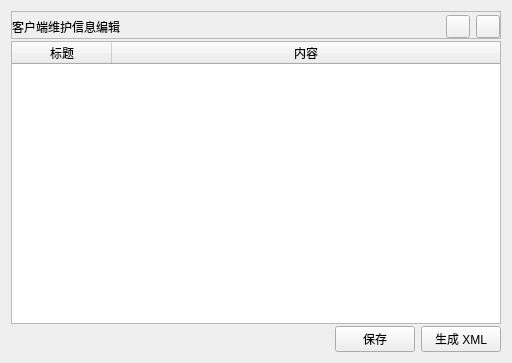
<?xml version="1.0" encoding="UTF-8"?>
<ui version="4.0">
 <class>CHelpInfo</class>
 <widget class="QWidget" name="CHelpInfo">
  <property name="geometry">
   <rect>
    <x>0</x>
    <y>0</y>
    <width>512</width>
    <height>363</height>
   </rect>
  </property>
  <property name="windowTitle">
   <string>CHelpInfo</string>
  </property>
  <layout class="QGridLayout" name="gridLayout">
   <property name="verticalSpacing">
    <number>2</number>
   </property>
   <item row="0" column="0">
    <widget class="QFrame" name="frame">
     <property name="frameShape">
      <enum>QFrame::StyledPanel</enum>
     </property>
     <property name="frameShadow">
      <enum>QFrame::Raised</enum>
     </property>
     <layout class="QGridLayout" name="gridLayout_2">
      <property name="leftMargin">
       <number>0</number>
      </property>
      <property name="topMargin">
       <number>3</number>
      </property>
      <property name="rightMargin">
       <number>0</number>
      </property>
      <property name="bottomMargin">
       <number>0</number>
      </property>
      <item row="0" column="0">
       <widget class="QLabel" name="label">
        <property name="text">
         <string>客户端维护信息编辑</string>
        </property>
       </widget>
      </item>
      <item row="0" column="2">
       <widget class="QToolButton" name="tbtn_add">
        <property name="toolTip">
         <string>添加软件</string>
        </property>
        <property name="text">
         <string/>
        </property>
        <property name="icon">
         <iconset resource="CSMonitorServer.qrc">
          <normaloff>:/Resources/plus.png</normaloff>:/Resources/plus.png</iconset>
        </property>
       </widget>
      </item>
      <item row="0" column="1">
       <spacer name="horizontalSpacer">
        <property name="orientation">
         <enum>Qt::Horizontal</enum>
        </property>
        <property name="sizeHint" stdset="0">
         <size>
          <width>317</width>
          <height>20</height>
         </size>
        </property>
       </spacer>
      </item>
      <item row="0" column="3">
       <widget class="QToolButton" name="tbtn_delete">
        <property name="toolTip">
         <string>删除</string>
        </property>
        <property name="text">
         <string/>
        </property>
        <property name="icon">
         <iconset resource="CSMonitorServer.qrc">
          <normaloff>:/Resources/minus.png</normaloff>:/Resources/minus.png</iconset>
        </property>
       </widget>
      </item>
     </layout>
    </widget>
   </item>
   <item row="1" column="0">
    <widget class="QTableWidget" name="tableWidget">
     <property name="font">
      <font>
       <pointsize>9</pointsize>
      </font>
     </property>
     <property name="editTriggers">
      <set>QAbstractItemView::DoubleClicked|QAbstractItemView::EditKeyPressed</set>
     </property>
     <property name="alternatingRowColors">
      <bool>true</bool>
     </property>
     <property name="selectionMode">
      <enum>QAbstractItemView::SingleSelection</enum>
     </property>
     <property name="selectionBehavior">
      <enum>QAbstractItemView::SelectItems</enum>
     </property>
     <property name="textElideMode">
      <enum>Qt::ElideRight</enum>
     </property>
     <attribute name="horizontalHeaderStretchLastSection">
      <bool>true</bool>
     </attribute>
     <attribute name="verticalHeaderVisible">
      <bool>false</bool>
     </attribute>
     <column>
      <property name="text">
       <string>标题</string>
      </property>
     </column>
     <column>
      <property name="text">
       <string>内容</string>
      </property>
     </column>
    </widget>
   </item>
   <item row="2" column="0">
    <layout class="QHBoxLayout" name="horizontalLayout">
     <property name="spacing">
      <number>6</number>
     </property>
     <item>
      <spacer name="horizontalSpacer_2">
       <property name="orientation">
        <enum>Qt::Horizontal</enum>
       </property>
       <property name="sizeHint" stdset="0">
        <size>
         <width>40</width>
         <height>20</height>
        </size>
       </property>
      </spacer>
     </item>
     <item>
      <widget class="QPushButton" name="btn_Save">
       <property name="text">
        <string>保存</string>
       </property>
      </widget>
     </item>
     <item>
      <widget class="QPushButton" name="btn_SaveXml">
       <property name="sizePolicy">
        <sizepolicy hsizetype="Preferred" vsizetype="Preferred">
         <horstretch>0</horstretch>
         <verstretch>0</verstretch>
        </sizepolicy>
       </property>
       <property name="text">
        <string>生成 XML</string>
       </property>
      </widget>
     </item>
    </layout>
   </item>
  </layout>
 </widget>
 <layoutdefault spacing="6" margin="11"/>
 <resources>
  <include location="CSMonitorServer.qrc"/>
 </resources>
 <connections/>
</ui>
